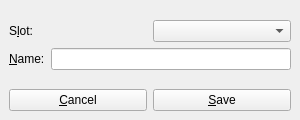
<?xml version="1.0" encoding="UTF-8"?>
<ui version="4.0">
 <class>SaveOnAmp</class>
 <widget class="QMainWindow" name="SaveOnAmp">
  <property name="geometry">
   <rect>
    <x>0</x>
    <y>0</y>
    <width>300</width>
    <height>120</height>
   </rect>
  </property>
  <property name="windowTitle">
   <string>Save on Amplifier</string>
  </property>
  <property name="accessibleName">
   <string>Save on amplifier window</string>
  </property>
  <property name="accessibleDescription">
   <string>Allows you to set current settings on the amplifier</string>
  </property>
  <widget class="QWidget" name="centralWidget">
   <layout class="QVBoxLayout" name="verticalLayout">
    <item>
     <spacer name="verticalSpacer">
      <property name="orientation">
       <enum>Qt::Vertical</enum>
      </property>
      <property name="sizeHint" stdset="0">
       <size>
        <width>20</width>
        <height>17</height>
       </size>
      </property>
     </spacer>
    </item>
    <item>
     <layout class="QHBoxLayout" name="horizontalLayout_3">
      <item>
       <widget class="QLabel" name="label_2">
        <property name="text">
         <string>S&amp;lot:</string>
        </property>
        <property name="buddy">
         <cstring>comboBox</cstring>
        </property>
       </widget>
      </item>
      <item>
       <widget class="QComboBox" name="comboBox">
        <property name="accessibleName">
         <string>Slot</string>
        </property>
        <property name="accessibleDescription">
         <string>Select slot where current settings will be saved</string>
        </property>
        <property name="maxVisibleItems">
         <number>20</number>
        </property>
       </widget>
      </item>
     </layout>
    </item>
    <item>
     <layout class="QHBoxLayout" name="horizontalLayout_2">
      <item>
       <widget class="QLabel" name="label_3">
        <property name="text">
         <string>&amp;Name:</string>
        </property>
        <property name="buddy">
         <cstring>lineEdit</cstring>
        </property>
       </widget>
      </item>
      <item>
       <widget class="QLineEdit" name="lineEdit">
        <property name="accessibleName">
         <string>Name</string>
        </property>
        <property name="accessibleDescription">
         <string>Select name for your preset</string>
        </property>
        <property name="maxLength">
         <number>31</number>
        </property>
       </widget>
      </item>
     </layout>
    </item>
    <item>
     <spacer name="verticalSpacer_2">
      <property name="orientation">
       <enum>Qt::Vertical</enum>
      </property>
      <property name="sizeHint" stdset="0">
       <size>
        <width>20</width>
        <height>18</height>
       </size>
      </property>
     </spacer>
    </item>
    <item>
     <layout class="QHBoxLayout" name="horizontalLayout">
      <item>
       <widget class="QPushButton" name="pushButton_2">
        <property name="accessibleName">
         <string>Cancel</string>
        </property>
        <property name="accessibleDescription">
         <string>Do not save anything and close this window</string>
        </property>
        <property name="text">
         <string>&amp;Cancel</string>
        </property>
        <property name="shortcut">
         <string>Esc</string>
        </property>
       </widget>
      </item>
      <item>
       <widget class="QPushButton" name="pushButton">
        <property name="accessibleName">
         <string>Save</string>
        </property>
        <property name="accessibleDescription">
         <string>Save preset and close this window</string>
        </property>
        <property name="text">
         <string>&amp;Save</string>
        </property>
        <property name="shortcut">
         <string>Return</string>
        </property>
       </widget>
      </item>
     </layout>
    </item>
   </layout>
  </widget>
 </widget>
 <resources/>
 <connections/>
</ui>
